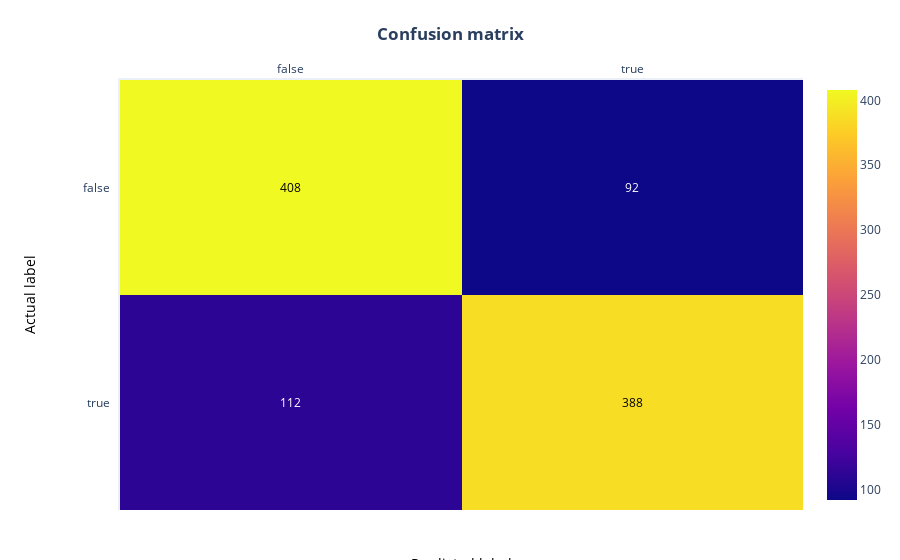

Source (notebook cell):
### Markdown cell above
The accuracy for the balanced set increased roughly 4%, but we should still try to to visualize and understand the new results.

## Final confusion matrix

We can now plot a final confusion matrix, representing predictions for a *balanced dataset*, using a model trained on a *weighted class dataset*:

### Code cell
# Plot the matrix above as a heatmap with annotations (values) in its cells
fig = ff.create_annotated_heatmap(cm, x, y)

# Set titles and ordering
fig.update_layout(  title_text="<b>Confusion matrix</b>", 
                    yaxis = dict(categoryorder = "category descending")
                    )

fig.add_annotation(dict(font=dict(color="black",size=14),
                        x=0.5,
                        y=-0.15,
                        showarrow=False,
                        text="Predicted label",
                        xref="paper",
                        yref="paper"))

fig.add_annotation(dict(font=dict(color="black",size=14),
                        x=-0.15,
                        y=0.5,
                        showarrow=False,
                        text="Actual label",
                        textangle=-90,
                        xref="paper",
                        yref="paper"))

# We need margins so the titles fit
fig.update_layout(margin=dict(t=80, r=20, l=120, b=50))
fig['data'][0]['showscale'] = True
fig.show()

### Figure 1 — Plotly figure (JSON) as saved in the notebook; plotly's stock layout.template omitted (floating-point values rounded to 4 significant figures)
{"data": [{"colorscale": [[0, "#0d0887"], [0.1111, "#46039f"], [0.2222, "#7201a8"], [0.3333, "#9c179e"], [0.4444, "#bd3786"], [0.5556, "#d8576b"], [0.6667, "#ed7953"], [0.7778, "#fb9f3a"], [0.8889, "#fdca26"], [1, "#f0f921"]], "reversescale": false, "showscale": true, "x": ["false", "true"], "y": ["false", "true"], "z": [[408, 92], [112, 388]], "type": "heatmap"}], "layout": {"annotations": [{"font": {"color": "#000000"}, "showarrow": false, "text": "408", "x": "false", "xref": "x", "y": "false", "yref": "y"}, {"font": {"color": "#FFFFFF"}, "showarrow": false, "text": "92", "x": "true", "xref": "x", "y": "false", "yref": "y"}, {"font": {"color": "#FFFFFF"}, "showarrow": false, "text": "112", "x": "false", "xref": "x", "y": "true", "yref": "y"}, {"font": {"color": "#000000"}, "showarrow": false, "text": "388", "x": "true", "xref": "x", "y": "true", "yref": "y"}, {"font": {"color": "black", "size": 14}, "showarrow": false, "text": "Predicted label", "x": 0.5, "xref": "paper", "y": -0.15, "yref": "paper"}, {"font": {"color": "black", "size": 14}, "showarrow": false, "text": "Actual label", "textangle": -90, "x": -0.15, "xref": "paper", "y": 0.5, "yref": "paper"}], "xaxis": {"dtick": 1, "gridcolor": "rgb(0, 0, 0)", "side": "top", "ticks": ""}, "yaxis": {"dtick": 1, "ticks": "", "ticksuffix": "  ", "categoryorder": "category descending"}, "title": {"text": "<b>Confusion matrix</b>"}, "margin": {"t": 80, "r": 20, "l": 120, "b": 50}}}
